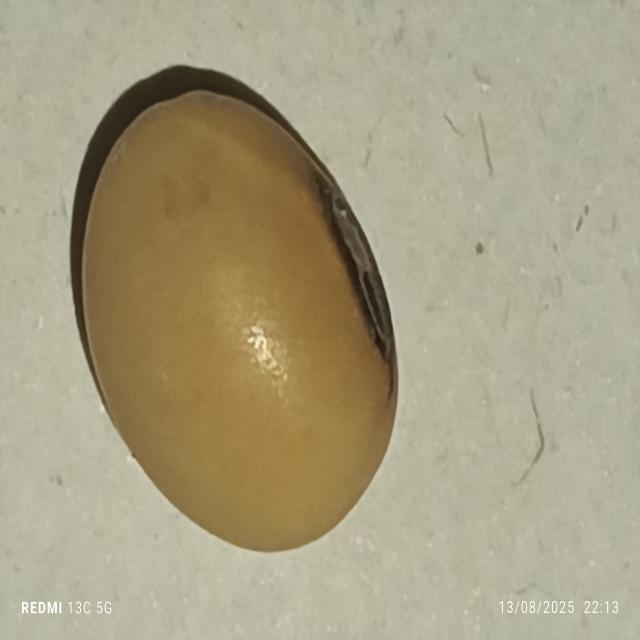
#> input picture seeds/Test/images/Healthy/IMG_20250813_221356_jpg.rf.4e6aedbd7fc1ecc179678b8abc2e9138.jpg, 640 x 640 px; its folder holds only this picture in this run
$ python -i masks.py   (imports and definitions only)   (older library calls are emulated)
#> lines starting #> are read from the running program, lines starting #| are printed output that depends on the picture; after the words box and inside, x2 and y2 are one past the last pixel; in counts of white or black regions, pixels touching at a corner belong together
#> further down, picture is the input picture: shape (640, 640, 3); mean B, G, R 130.7, 159.5, 167.4
"""Classical mask algorithms: border/colour/brightness cues, quality scoring,
cast-shadow stripping, and the confidence-scored auto-cascade."""

from __future__ import annotations

import cv2
import numpy as np

from ..models import Config


# --------------------------------------------------------------------------- #
# Segmentation                                                                #
# --------------------------------------------------------------------------- #
# [192 lines left out: functions _largest_component_fill, _mask_border_color, _mask_color_dist, _mask_flatten_brightness, _mask_quality, _strip_cast_shadow, not called in this run]


_AUTO_METHODS = (
    ("color_dist", _mask_color_dist),
    ("flatten", _mask_flatten_brightness),
)


# [17 lines that did not run here, left out]


def _auto_mask(bgr: np.ndarray, tol: float) -> np.ndarray | None:
    """Back-compat shim: return the highest-confidence auto mask, or None when it
    trips the oversize safeguard (kept so extract_background's legacy path works)."""

    class _Shim:
        bg_tolerance = tol
        seg_conf_thresh = 1.1  # never short-circuit; always pick best-of-three

    clean, q = _auto_mask_scored(bgr, _Shim())
    if clean is None or q.get("fg_fraction", 1.0) > 0.7:
        return None
    return clean


def _mask_otsu(bgr: np.ndarray, blur_kernel: int = 0, threshold_adjustment: int = 0) -> np.ndarray:
#> called with blur_kernel = 0, threshold_adjustment = 0
    gray = cv2.cvtColor(bgr, cv2.COLOR_BGR2GRAY)
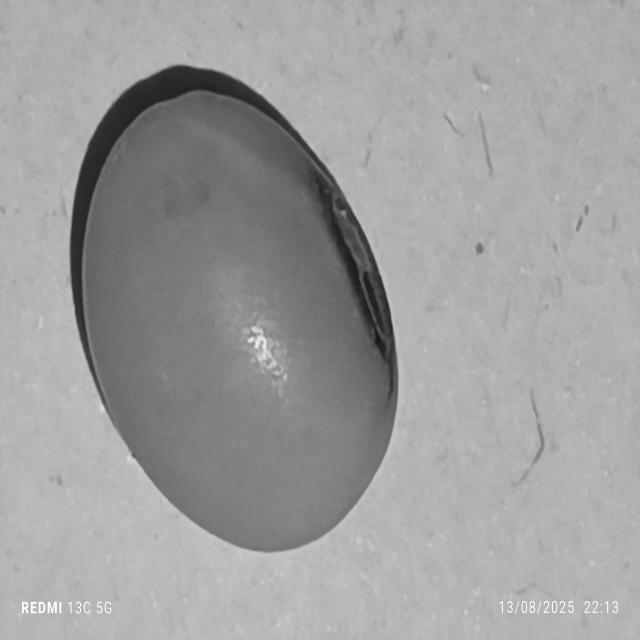
#> gray: shape (640, 640); min 20, max 254, mean 158.6
    if blur_kernel and int(blur_kernel) > 0:
        kk = int(blur_kernel) | 1  # gaussian needs an odd kernel
        gray = cv2.GaussianBlur(gray, (kk, kk), 0)
    thr, m = cv2.threshold(gray, 0, 255, cv2.THRESH_BINARY + cv2.THRESH_OTSU)
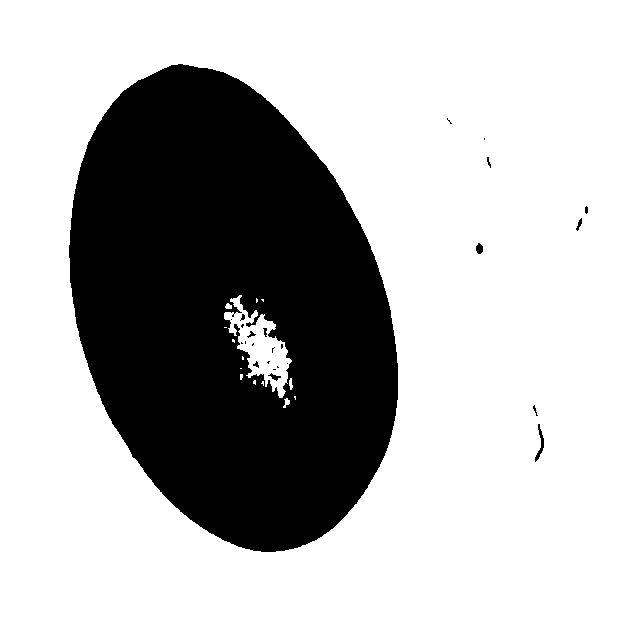
#> m: shape (640, 640); 71.7% white; 25 black regions (15 under 20 px), largest, box (x1, y1, x2, y2) and area: (69, 64, 398, 552) 115582, (535, 424, 544, 462) 113, (476, 243, 483, 254) 59
#> thr = 143
    if threshold_adjustment:  # re-threshold at Otsu +/- offset
        t2 = float(np.clip(thr + threshold_adjustment, 0, 255))
        _, m = cv2.threshold(gray, t2, 255, cv2.THRESH_BINARY)
    # assume the seed is the darker-or-lighter minority; flip if bg got selected
    if m.mean() > 127:
        m = 255 - m
    return m


# [12 lines left out: function _mask_grabcut, not called in this run]

>>> import cv2
>>> picture = cv2.imread('../../seeds/Test/images/Healthy/IMG_20250813_221356_jpg.rf.4e6aedbd7fc1ecc179678b8abc2e9138.jpg')
>>> result = _mask_otsu(picture)

$ run again, on seeds/Test/images/Healthy/IMG_20250813_221359_jpg.rf.90064e5f8cdff56a30d80f7a300d7507.jpg
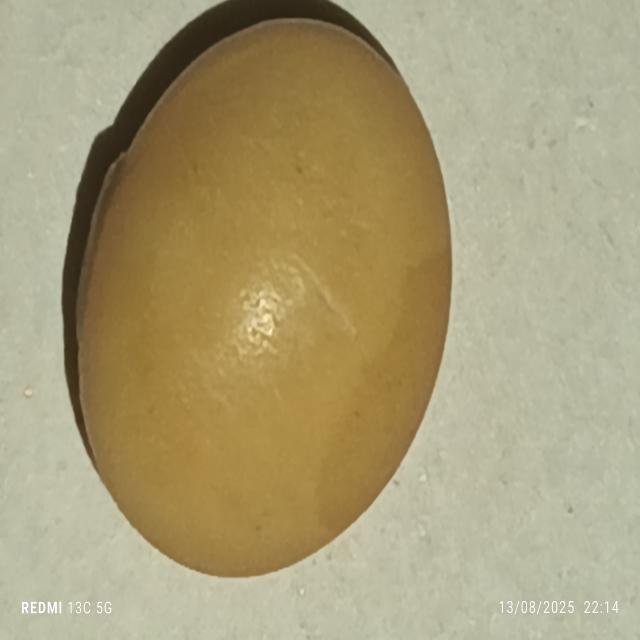
#> input picture seeds/Test/images/Healthy/IMG_20250813_221359_jpg.rf.90064e5f8cdff56a30d80f7a300d7507.jpg, 640 x 640 px
#> picture is the input picture: shape (640, 640, 3); mean B, G, R 119.8, 157.3, 168.8
#> in _mask_otsu, `gray = cv2.cvtColor(bgr, cv2.COLOR_BGR2GRAY)`:
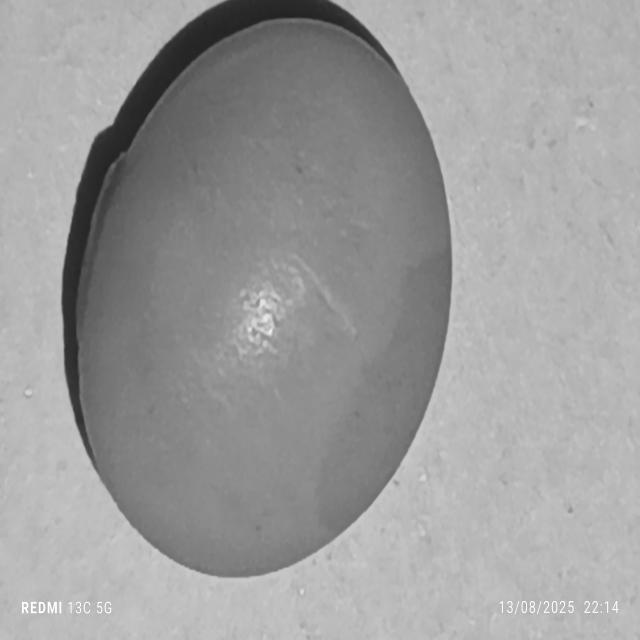
#> gray: shape (640, 640); min 30, max 255, mean 156.5
#> in _mask_otsu, `thr, m = cv2.threshold(gray, 0, 255, cv2.THRESH_BINARY + cv2.THRESH_OT..`:
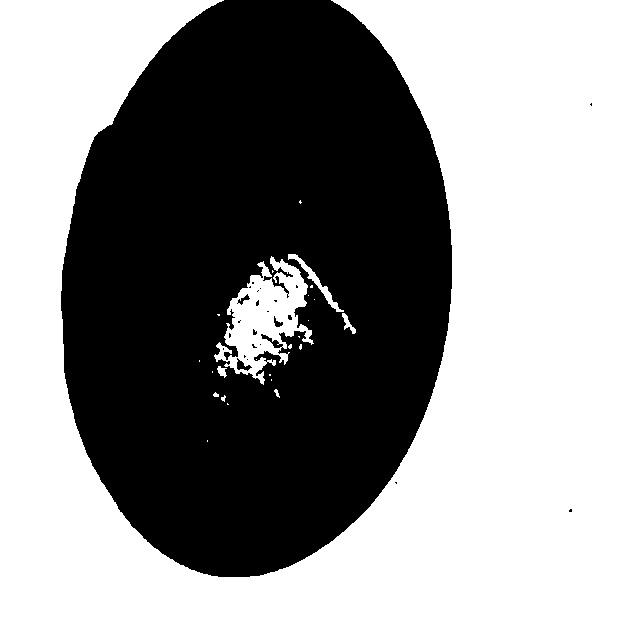
#> m: shape (640, 640); 58.2% white; 24 black regions (20 under 20 px), largest, box (x1, y1, x2, y2) and area: (61, 0, 452, 577) 170812, (237, 358, 252, 371) 87, (237, 294, 250, 305) 50, (274, 316, 283, 327) 47
#> thr = 151

$ run again, on seeds/Test/images/Healthy/IMG_20250813_221627_jpg.rf.53171bad84dc892e4d848ec343583664.jpg
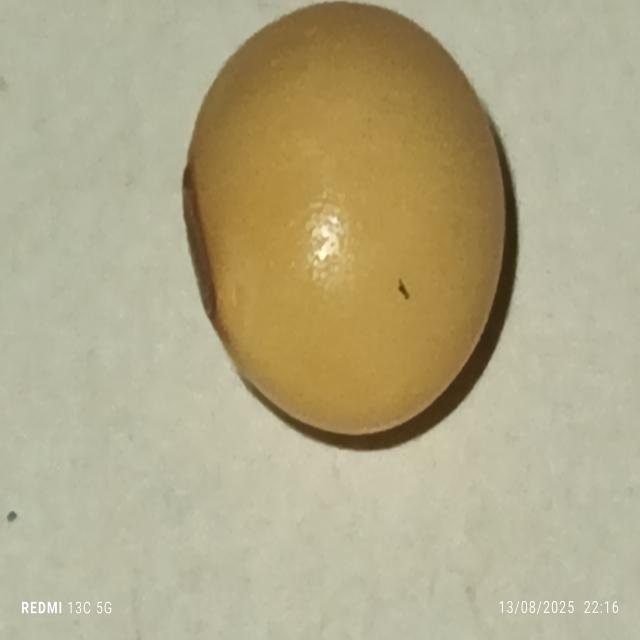
#> input picture seeds/Test/images/Healthy/IMG_20250813_221627_jpg.rf.53171bad84dc892e4d848ec343583664.jpg, 640 x 640 px
#> picture is the input picture: shape (640, 640, 3); mean B, G, R 135.6, 169, 177.5
#> in _mask_otsu, `gray = cv2.cvtColor(bgr, cv2.COLOR_BGR2GRAY)`:
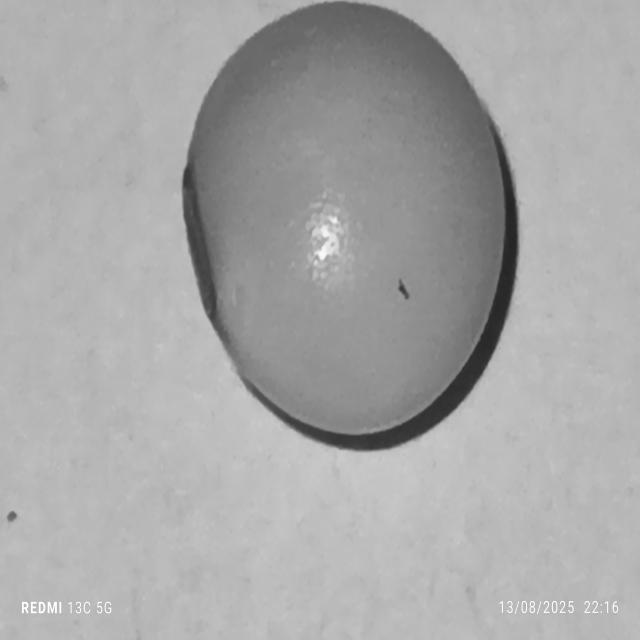
#> gray: shape (640, 640); min 33, max 255, mean 167.8
#> in _mask_otsu, `thr, m = cv2.threshold(gray, 0, 255, cv2.THRESH_BINARY + cv2.THRESH_OT..`:
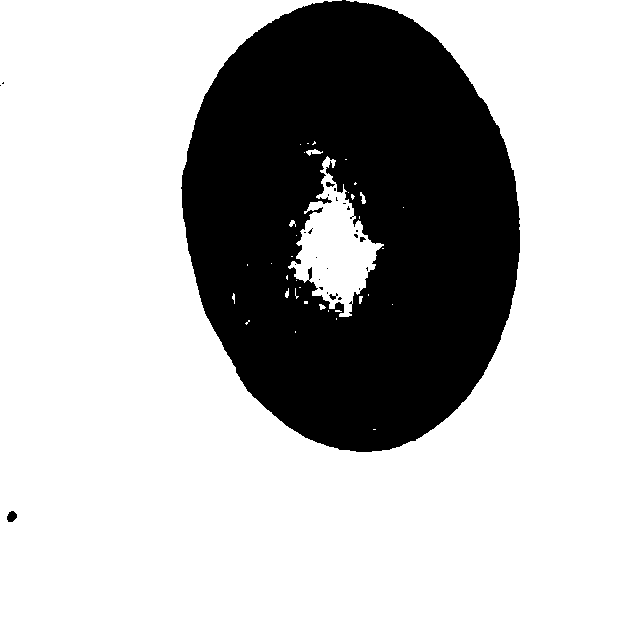
#> m: shape (640, 640); 72.9% white; 25 black regions (20 under 20 px), largest, box (x1, y1, x2, y2) and area: (181, 0, 520, 452) 110908, (7, 511, 17, 522) 82, (326, 182, 335, 187) 30, (329, 293, 338, 300) 29, (360, 237, 366, 242) 21
#> thr = 154

$ run again, on seeds/Test/images/Healthy/IMG_20250813_222057_jpg.rf.2129d5b25b8cdea7729fb6f0c3aa2aeb.jpg
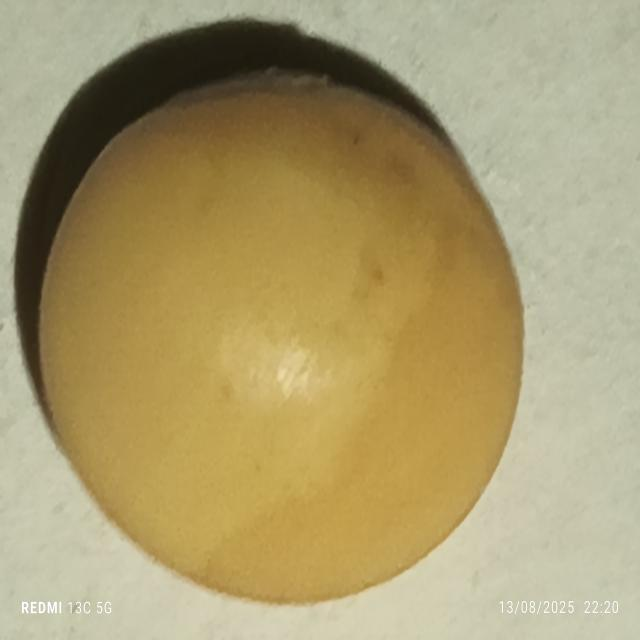
#> input picture seeds/Test/images/Healthy/IMG_20250813_222057_jpg.rf.2129d5b25b8cdea7729fb6f0c3aa2aeb.jpg, 640 x 640 px
#> picture is the input picture: shape (640, 640, 3); mean B, G, R 110, 155.5, 170
#> in _mask_otsu, `gray = cv2.cvtColor(bgr, cv2.COLOR_BGR2GRAY)`:
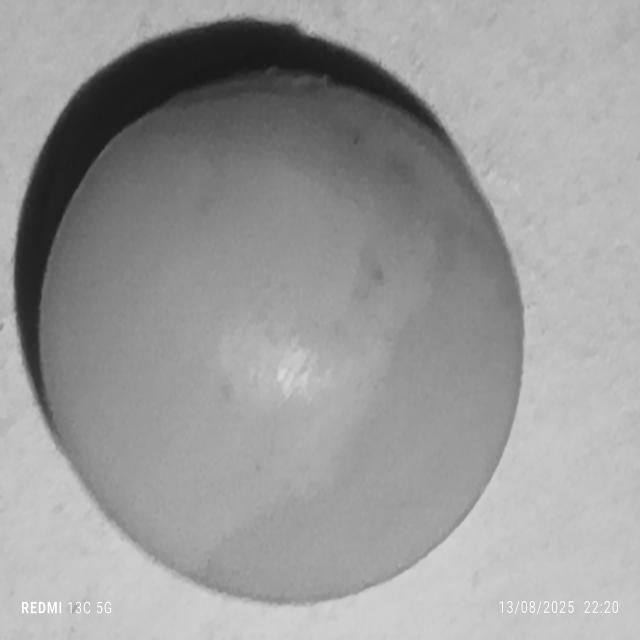
#> gray: shape (640, 640); min 23, max 255, mean 154.7
#> in _mask_otsu, `thr, m = cv2.threshold(gray, 0, 255, cv2.THRESH_BINARY + cv2.THRESH_OT..`:
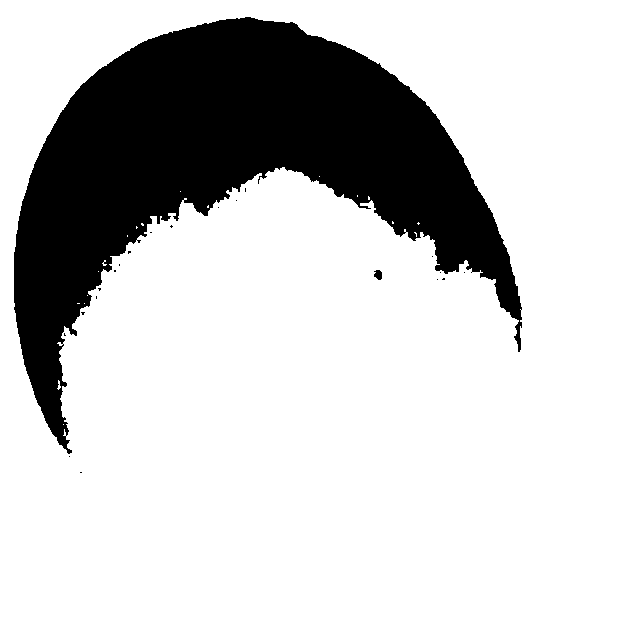
#> m: shape (640, 640); 79.8% white; 21 black regions (19 under 20 px), largest, box (x1, y1, x2, y2) and area: (14, 17, 522, 454) 82755, (374, 270, 382, 280) 62
#> thr = 127
